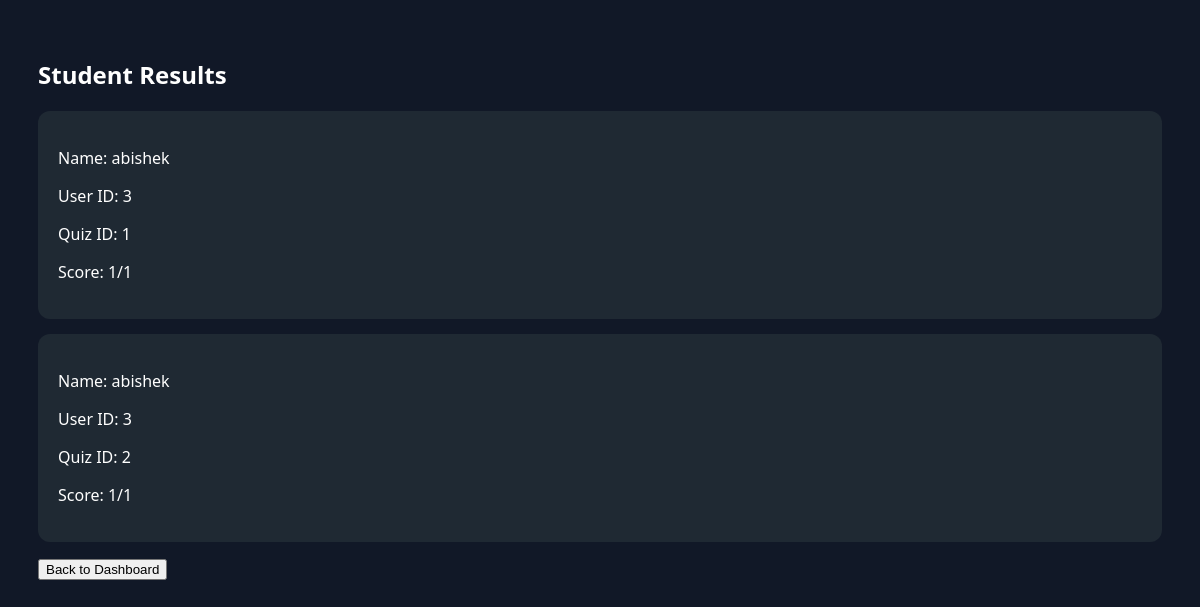
Before: /student-results with the older database file.
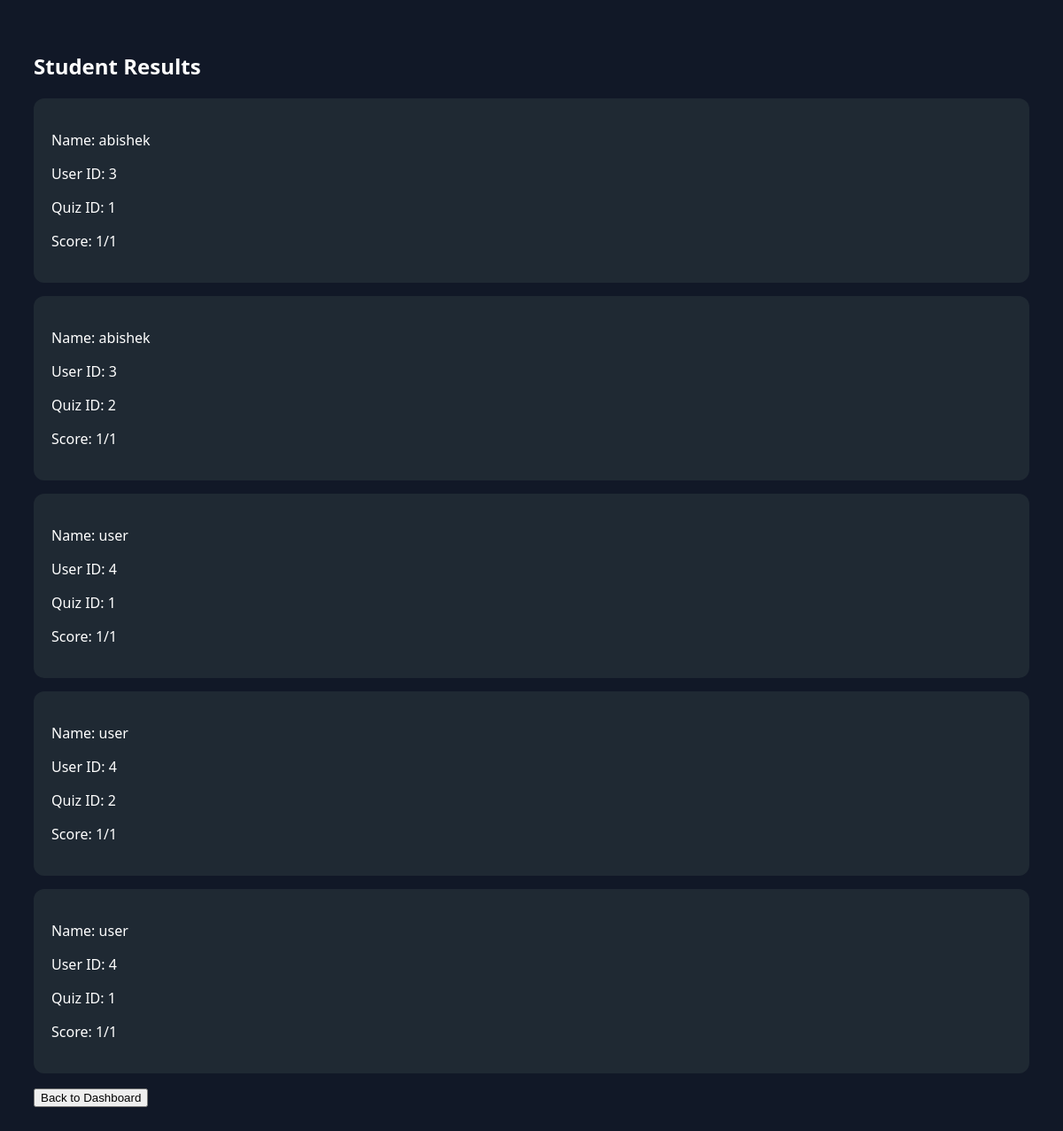
After: the same page with the newer database file.
### controller/models.py (models this page shows)
class Results(db.Model):
    __tablename__ = 'results'
    result_id = db.Column(db.Integer, primary_key=True)
    student_id = db.Column(db.Integer, db.ForeignKey('student.student_id'), nullable=False)
    quiz_id = db.Column(db.Integer, db.ForeignKey('quizzes.quiz_id'), nullable=False)
    score = db.Column(db.Integer, nullable=False)
    total_questions = db.Column(db.Integer, nullable=False)

class User(db.Model):
    __tablename__ = 'user'
    user_id = db.Column(db.Integer, primary_key=True, autoincrement=True)
    username = db.Column(db.String(80), unique=True, nullable=False)
    email = db.Column(db.String(120), unique=True, nullable=False)
    password_hash = db.Column(db.String(128), nullable=False)
    profile_pic = db.Column(db.String(255), default='default.png')   # ✅ ADD THIS
    roles = db.relationship('Role', secondary = 'user_role', backref = db.backref('users', lazy = True, uselist = False))
    student_details = db.relationship('Student', backref = 'user', lazy = True, uselist = False)
    staff_details = db.relationship('Staff', backref = 'user', lazy = True, uselist = False)

### main.py (the view)
@app.route('/student-results')
def student_results():
    results = db.session.query(
        Results, User.username, User.user_id
    ).join(Student, Results.student_id == Student.student_id)\
     .join(User, Student.user_id == User.user_id).all()
    return render_template('student_results.html', results=results)

### templates/student_results.html (shortened to what this page needs)
<!DOCTYPE html>
<html>
<head>
</head>
<body>
<h2>Student Results</h2>
{% for r,u_name,u_id in results %}
<div class="card">
<p>Name: {{ u_name }}</p>
<p>User ID: {{ u_id }}</p>
<p>Quiz ID: {{ r.quiz_id }}</p>
<p>Score: {{ r.score }}/{{ r.total_questions }}</p>
</div>
{% endfor %}
<button onclick="window.location.href='/staff-dashboard'">
    Back to Dashboard
</button>
</body>
</html>

Changed rows visible on the page:
added Results: username "user", u_id "4", quiz_id "1", score "1", total_questions "1"
added Results: username "user", result_id "4", quiz_id "2", score "1", total_questions "1"
added Results: username "user", u_id "4", quiz_id "1", score "1", total_questions "1"
